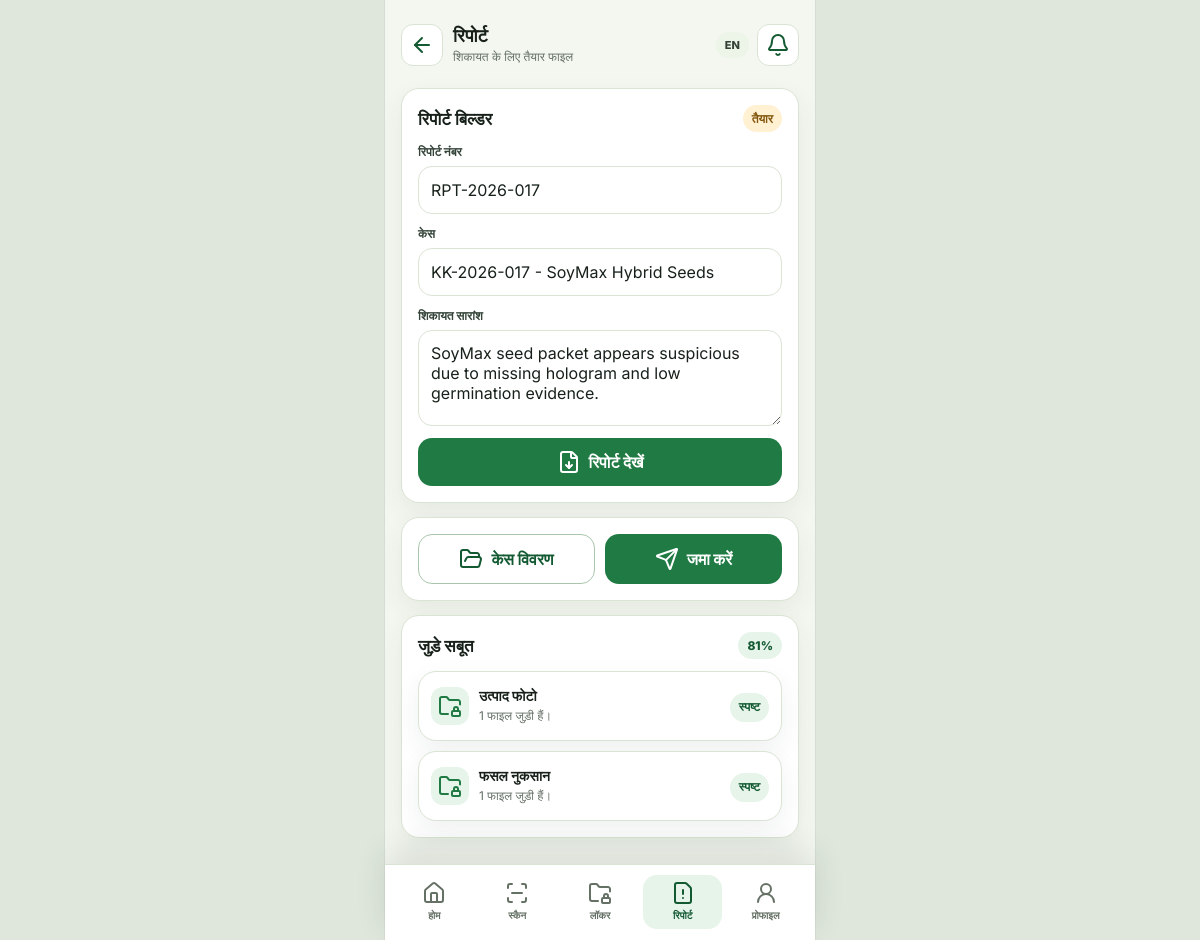
The app's page /farmer/report.php (signed in) with its own data.
### tables this page shows
CREATE TABLE reports (
  id INT AUTO_INCREMENT PRIMARY KEY,
  user_id INT NOT NULL,
  case_id INT NOT NULL,
  report_no VARCHAR(40) NOT NULL UNIQUE,
  complaint_summary TEXT NOT NULL,
  readiness INT NOT NULL DEFAULT 72,
  status ENUM('Draft','Ready','Submitted') NOT NULL DEFAULT 'Ready',
  created_at TIMESTAMP DEFAULT CURRENT_TIMESTAMP,
  FOREIGN KEY (user_id) REFERENCES users(id) ON DELETE CASCADE,
  FOREIGN KEY (case_id) REFERENCES cases(id) ON DELETE CASCADE
);

CREATE TABLE cases (
  id INT AUTO_INCREMENT PRIMARY KEY,
  user_id INT NOT NULL,
  case_no VARCHAR(40) NOT NULL UNIQUE,
  product_name VARCHAR(160) NOT NULL,
  product_type ENUM('Seeds','Fertilizer','Pesticide') NOT NULL,
  batch_no VARCHAR(80) NOT NULL,
  seller_name VARCHAR(160) NOT NULL,
  risk_level ENUM('Low','Medium','High') NOT NULL DEFAULT 'Medium',
  status ENUM('Draft','Evidence Pending','Ready','Submitted','Closed') NOT NULL DEFAULT 'Ready',
  created_at TIMESTAMP DEFAULT CURRENT_TIMESTAMP,
  FOREIGN KEY (user_id) REFERENCES users(id) ON DELETE CASCADE
);

### app/helpers.php (called while the page is built, shortened)
<?php
require_once __DIR__ . '/db.php';
function e(?string $value): string
{
    return htmlspecialchars((string) $value, ENT_QUOTES, 'UTF-8');
}
function current_lang(): string
{
    return $_SESSION['lang'] ?? 'hi';
}
function text_hi(string $hi, string $en): string
{
    return current_lang() === 'hi' ? $hi : $en;
}
function label_text(string $value): string
{
    $map = [
        'Home' => 'होम',
        'Scan' => 'स्कैन',
        'Locker' => 'लॉकर',
        'Report' => 'रिपोर्ट',
        'Profile' => 'प्रोफाइल',
        'Dashboard' => 'डैशबोर्ड',
        'Product Scan' => 'उत्पाद स्कैन',
        'Scan History' => 'स्कैन इतिहास',
        'Scan Detail' => 'स्कैन विवरण',
        'Evidence Locker' => 'सबूत लॉकर',
        'Evidence Attached' => 'जुड़े सबूत',
        'Upload Evidence' => 'सबूत अपलोड करें',
        'Case Detail' => 'केस विवरण',
        'Case Timeline' => 'केस समयरेखा',
        'Complaint Report' => 'शिकायत रिपोर्ट',
        'Report Preview' => 'रिपोर्ट पूर्वावलोकन',
        'Notifications' => 'सूचनाएं',
        'Notification Detail' => 'सूचना विवरण',
        'Settings' => 'सेटिंग्स',
        'Advisory' => 'सलाह',
        'Product Database' => 'उत्पाद डेटाबेस',
        'Crop Profile' => 'फसल प्रोफाइल',
        'Edit Profile' => 'प्रोफाइल संपादित करें',
        'Farmer Panel' => 'किसान पैनल',
        'High' => 'उच्च',
        'Medium' => 'मध्यम',
        'Low' => 'कम',
        'Ready' => 'तैयार',
        'Draft' => 'ड्राफ्ट',
        'Submitted' => 'जमा',
        'Clear' => 'स्पष्ट',
        'Retake' => 'फिर लें',
        'New' => 'नया',
        'Read' => 'पढ़ा गया',
        'Product Photo' => 'उत्पाद फोटो',
        'QR Photo' => 'QR फोटो',
        'Purchase Bill' => 'खरीद बिल',
        'Crop Damage' => 'फसल नुकसान',
        'Dealer Note' => 'डीलर नोट',
        'Officer Note' => 'अधिकारी नोट',
        'Seeds' => 'बीज',
        'Fertilizer' => 'खाद',
        'Pesticide' => 'कीटनाशक',
    ];
    return current_lang() === 'hi' ? ($map[$value] ?? $value) : $value;
}
function url(string $path = ''): string
{
    return APP_BASE . '/' . ltrim($path, '/');
}
function current_user(): ?array
{
    return fetch_one('SELECT * FROM users WHERE id = ?', [(int) $_SESSION['user_id']]);
}
function require_login(): array
{
    $user = current_user();
    return $user;
}

### app/db.php (called while the page is built, shortened)
<?php
function db(): PDO
{
    static $pdo = null;
    if ($pdo instanceof PDO) {
        return $pdo;
    }
    $dsn = 'mysql:host=' . DB_HOST . ';dbname=' . DB_NAME . ';charset=utf8mb4';
    $pdo = new PDO($dsn, DB_USER, DB_PASS, [
        PDO::ATTR_ERRMODE => PDO::ERRMODE_EXCEPTION,
        PDO::ATTR_DEFAULT_FETCH_MODE => PDO::FETCH_ASSOC,
    ]);
    return $pdo;
}
function fetch_one(string $sql, array $params = []): ?array
{
    $stmt = db()->prepare($sql);
    $stmt->execute($params);
    $row = $stmt->fetch();
    return $row ?: null;
}
function fetch_all(string $sql, array $params = []): array
{
    $stmt = db()->prepare($sql);
    $stmt->execute($params);
    return $stmt->fetchAll();
}

### farmer/report.php (the view, shortened to what this page needs)
<?php
require_once __DIR__ . '/../app/helpers.php';
$user = require_login();
$report = fetch_one('SELECT r.*, c.case_no, c.product_name FROM reports r JOIN cases c ON c.id = r.case_id WHERE r.user_id = ? ORDER BY r.id DESC LIMIT 1', [$user['id']]);
$summary = fetch_all('SELECT evidence_type, COUNT(*) c, SUM(quality_status = "Retake") retakes FROM evidence_files WHERE user_id = ? GROUP BY evidence_type', [$user['id']]);
require __DIR__ . '/../app/partials/farmer-head.php';
?>
<section class="card">
  <div class="card-head"><h2><?= e(text_hi('रिपोर्ट बिल्डर', 'Report Builder')) ?></h2><span class="badge yellow"><?= e(label_text($report['status'] ?? 'Draft')) ?></span></div>
  <form class="form">
    <div class="field"><label><?= e(text_hi('रिपोर्ट नंबर', 'Report Number')) ?></label><input value="<?= e($report['report_no'] ?? '') ?>" readonly></div>
    <div class="field"><label><?= e(text_hi('केस', 'Case')) ?></label><input value="<?= e(($report['case_no'] ?? '') . ' - ' . ($report['product_name'] ?? '')) ?>" readonly></div>
    <div class="field"><label><?= e(text_hi('शिकायत सारांश', 'Complaint Summary')) ?></label><textarea readonly><?= e($report['complaint_summary'] ?? '') ?></textarea></div>
    <a class="btn btn-primary" href="<?= url('farmer/report-preview.php') ?>"><i data-lucide="file-down"></i><?= e(text_hi('रिपोर्ट देखें', 'Preview Report')) ?></a>
  </form>
</section>
<section class="card">
  <div class="actions"><a class="btn btn-outline" href="<?= url('farmer/case-detail.php') ?>"><i data-lucide="folder-open"></i><?= e(label_text('Case Detail')) ?></a><a class="btn btn-primary" href="<?= url('farmer/submitted-success.php') ?>"><i data-lucide="send"></i><?= e(text_hi('जमा करें', 'Submit')) ?></a></div>
</section>
<section class="card">
  <div class="card-head"><h2><?= e(label_text('Evidence Attached')) ?></h2><span class="badge green"><?= (int) ($report['readiness'] ?? 0) ?>%</span></div>
  <div class="list">
    <?php foreach ($summary as $row): ?>
      <a class="list-row" href="<?= url('farmer/evidence-attached.php') ?>"><div class="status-icon <?= ((int) $row['retakes'] > 0) ? 'warn' : 'ok' ?>"><i data-lucide="folder-lock"></i></div><div><strong><?= e(label_text($row['evidence_type'])) ?></strong><span><?= (int) $row['c'] ?> <?= e(text_hi('फाइल जुड़ी हैं।', 'file(s) attached.')) ?></span></div><span class="badge <?= ((int) $row['retakes'] > 0) ? 'yellow' : 'green' ?>"><?= ((int) $row['retakes'] > 0) ? e(label_text('Retake')) : e(label_text('Clear')) ?></span></a>
    <?php endforeach; ?>
  </div>
</section>
<?php require __DIR__ . '/../app/partials/farmer-foot.php'; ?>

### assets/css/mobile.css (style rules this page uses)
:root { --bg: #f4f7f0; --surface: #ffffff; --surface-2: #edf4e8; --ink: #172119; --muted: #647064; --line: #d9e4d4; --green: #1f7a43; --green-2: #135a33; --yellow: #f5b544; --red: #c64232; --blue: #2f70b7; --shadow: 0 14px 34px rgba(31, 57, 38, 0.12); }
* { box-sizing: border-box; }
body { margin: 0; min-height: 100vh; font-family: Inter, system-ui, -apple-system, BlinkMacSystemFont, "Segoe UI", sans-serif; background: #dfe7dc; color: var(--ink); }
button, input, select, textarea { font: inherit; }
a { color: inherit; text-decoration: none; }
.brand-mark, .icon-btn, .avatar, .status-icon { display: grid; place-items: center; flex: 0 0 auto; }
.actions { display: grid; grid-template-columns: 1fr 1fr; gap: 10px; }
.btn { min-height: 48px; border: 0; border-radius: 14px; padding: 12px 14px; display: inline-flex; align-items: center; justify-content: center; gap: 8px; font-weight: 800; text-align: center; }
.btn-primary { background: var(--green); color: #fff; }
.btn-outline { border: 1px solid #a9c6ad; background: #fff; color: var(--green-2); }
.card, .metric, .list-row, .field-card { border: 1px solid var(--line); border-radius: 18px; background: var(--surface); box-shadow: 0 10px 26px rgba(31, 57, 38, 0.07); }
.card { padding: 16px; margin-top: 14px; }
.card-head { display: flex; align-items: center; justify-content: space-between; gap: 10px; margin-bottom: 12px; }
.card-head h2, .section-title { margin: 0; font-size: 17px; letter-spacing: 0; }
.card-head span, .muted { color: var(--muted); font-size: 12px; }
.list { display: grid; gap: 10px; }
.list-row { min-height: 70px; padding: 12px; display: grid; grid-template-columns: auto minmax(0, 1fr) auto; align-items: center; gap: 10px; }
.status-icon { width: 38px; height: 38px; border-radius: 12px; }
.status-icon.ok { background: #e6f4ea; color: var(--green); }
.list-row strong { display: block; font-size: 14px; }
.list-row span { display: block; margin-top: 3px; color: var(--muted); font-size: 12px; line-height: 1.35; }
.badge { border-radius: 999px; padding: 6px 9px; background: var(--surface-2); color: #344136; font-size: 11px; font-weight: 800; white-space: nowrap; }
.badge.green { background: #e6f4ea; color: var(--green-2); }
.badge.yellow { background: #fff1d2; color: #84570e; }
.form { display: grid; gap: 12px; }
.field { display: grid; gap: 7px; }
.field label { color: #344439; font-size: 12px; font-weight: 800; }
.field input, .field select, .field textarea { width: 100%; min-height: 48px; border: 1px solid var(--line); border-radius: 14px; background: #fff; color: var(--ink); padding: 12px; outline: none; }
.field textarea { min-height: 96px; resize: vertical; }

### records on screen
reports: status "तैयार", report_no "RPT-2026-017", case.product_name "KK-2026-017 - SoyMax Hybrid Seeds", complaint_summary "SoyMax seed packet appears suspicious due to missing hologram and low germination evidence.", readiness "81"

### other values on screen
label_text($pageTitle ?? 'Farmer Panel') "रिपोर्ट"
$pageSubtitle "शिकायत के लिए तैयार फाइल"
text_hi('रिपोर्ट बिल्डर', 'Report Builder') "रिपोर्ट बिल्डर"
text_hi('रिपोर्ट नंबर', 'Report Number') "रिपोर्ट नंबर"
text_hi('केस', 'Case') "केस"
text_hi('शिकायत सारांश', 'Complaint Summary') "शिकायत सारांश"
text_hi('रिपोर्ट देखें', 'Preview Report') "रिपोर्ट देखें"
label_text('Case Detail') "केस विवरण"
text_hi('जमा करें', 'Submit') "जमा करें"
label_text('Evidence Attached') "जुड़े सबूत"
label_text($row['evidence_type']) "उत्पाद फोटो"
$row['c'] "1"
label_text($row['evidence_type']) "फसल नुकसान"
label_text('Home') "होम"
label_text('Scan') "स्कैन"
